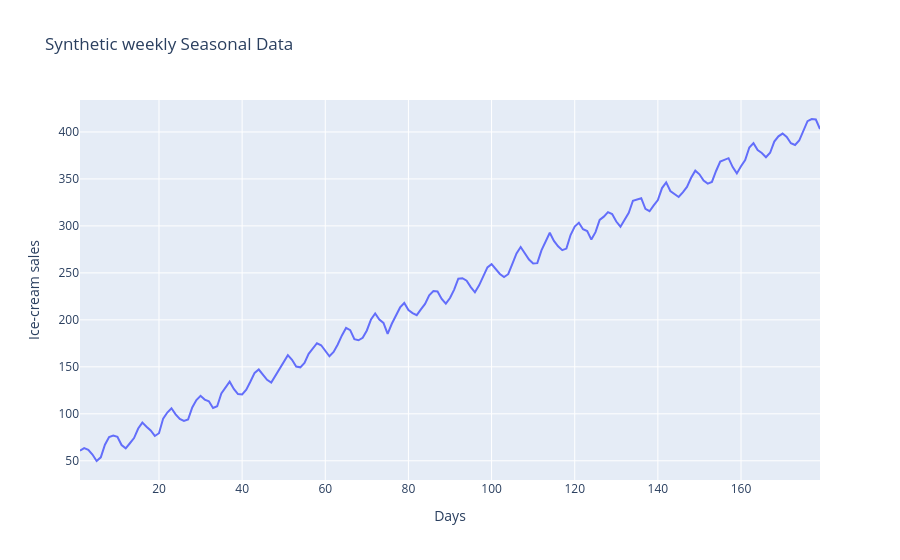

The notebook cell saved with this chart:
### Code cell
import plotly.express as px

px.line(x=days, y=y, title='Synthetic weekly Seasonal Data',
        labels={'x':"Days", 'y':'Ice-cream sales'}).show()

### Figure 1 — Plotly figure (JSON) as saved in the notebook; plotly's stock layout.template omitted (floating-point values rounded to 4 significant figures; data arrays with more than 128 entries replaced by an {"elided": "..."} marker saying what was removed)
{"data": [{"hovertemplate": "Days=%{x}<br>Ice-cream sales=%{y}<extra></extra>", "legendgroup": "", "line": {"color": "#636efa", "dash": "solid"}, "marker": {"symbol": "circle"}, "mode": "lines", "name": "", "orientation": "v", "showlegend": false, "type": "scatter", "x": {"elided": "179 int values"}, "xaxis": "x", "y": {"elided": "179 float values"}, "yaxis": "y"}], "layout": {"legend": {"tracegroupgap": 0}, "title": {"text": "Synthetic weekly Seasonal Data"}, "xaxis": {"anchor": "y", "domain": [0, 1], "title": {"text": "Days"}}, "yaxis": {"anchor": "x", "domain": [0, 1], "title": {"text": "Ice-cream sales"}}}}
